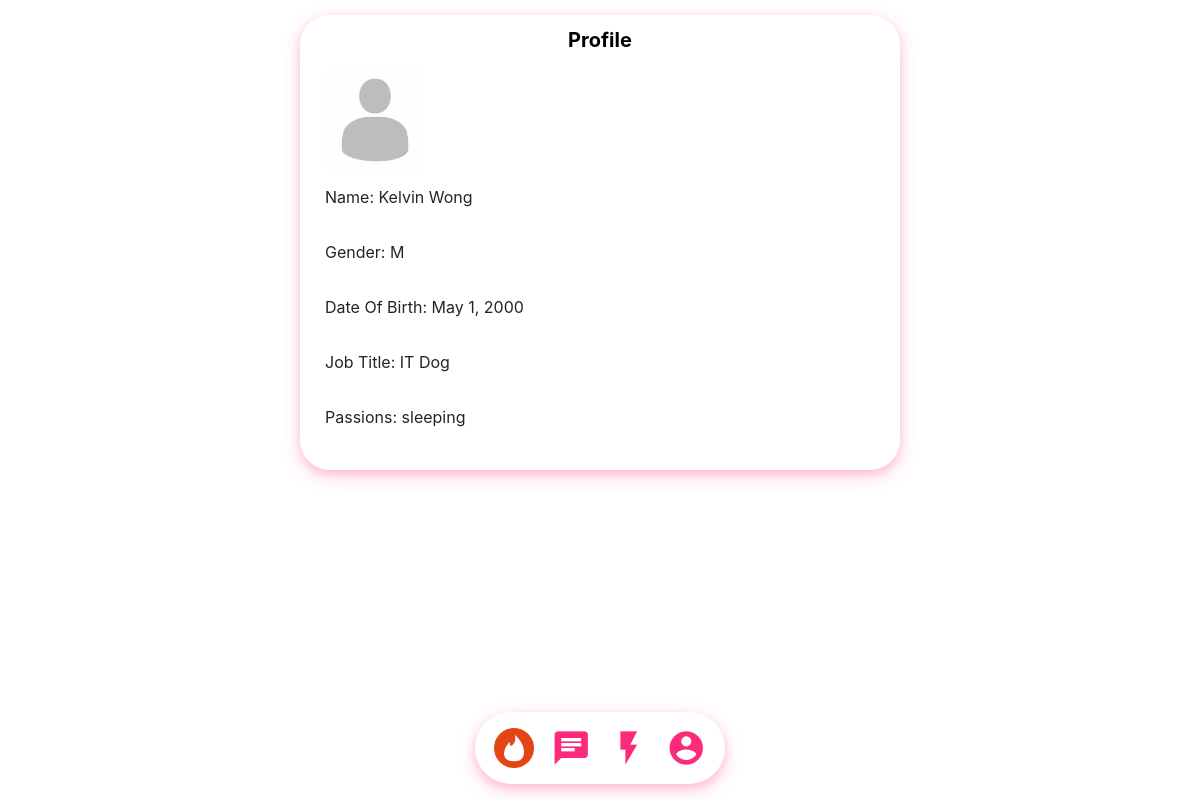
Page /account/profile/ (signed in) on the committed database.
### account/models.py (models this page shows, shortened)
class Account(AbstractBaseUser):
    email = models.EmailField(verbose_name="email", max_length=64, unique=True)
    username = models.CharField(max_length=32, unique=True)
    date_joined = models.DateTimeField(verbose_name='date joined', auto_now_add=True)
    last_login = models.DateTimeField(verbose_name='last login', auto_now=True)
    is_admin = models.BooleanField(default=False)
    is_active = models.BooleanField(default=True)
    is_staff = models.BooleanField(default=False)
    is_superuser = models.BooleanField(default=False)
    USERNAME_FIELD = 'email'
    REQUIRED_FIELDS = ['username']
    objects = AccountManager()

class Profile(models.Model):
    GENDER_CHOICES = (
        ('M', 'Male'),
        ('F', 'Female'),
        ('U', 'Uncertain')
    )
    user = models.OneToOneField(settings.AUTH_USER_MODEL, on_delete=models.CASCADE)
    image = models.ImageField(default='profile_pictures/default.jpg', upload_to='profile_pictures')
    first_name = models.CharField(default=None, null=True, max_length=64)
    last_name = models.CharField(default=None, null=True, max_length=64)
    gender = models.CharField(default=None, null=True, max_length=1, choices=GENDER_CHOICES)
    date_of_birth = models.DateField(default=None, null=True, help_text='YYYY-MM-DD')
    job_title = models.CharField(default=None, null=True, max_length=128)
    passions = models.CharField(default=None, null=True, max_length=256, help_text='hiking, outdoors, cat lover')

### account/views.py (the view)
# urls.py: path('profile/', account.views.ProfileView.as_view(), name='profile'),
class ProfileView(View):
    def get(self, request):
        return render(request, 'profile.html', {})

### account/templates/profile.html (shortened to what this page needs)
{% extends 'base.html' %}
{% block content %}
<div class="container">
    {% if user.is_authenticated %}
        <div class="profile d-flex flex-column">
            <span class="text-center title">Profile</span>
            <img class="profile-image" src="{{user.profile.image.url}}">
            {% if not user.profile.first_name or not user.profile.last_name or not user.profile.gender or not user.profile.date_of_birth or not user.profile.job_title or not user.profile.passions %}
            <p>The profile is not fully set up yet. Please update your profile.</p>
            {% else %}
            <p>Name: {{user.profile.first_name}} {{user.profile.last_name}}</p>
            <p>Gender: {{user.profile.gender}}</p>
            <p>Date Of Birth: {{user.profile.date_of_birth}}</p>
            <p>Job Title: {{user.profile.job_title}}</p>
            <p>Passions: {{user.profile.passions}}</p>
            {% endif %}
        </div>
    {% else %}
        <div class="greeting-message">
            Hi, anonymous. Please register an account first!
        </div>
    {% endif %}
</div>
{% endblock content %}

### rows in the picture
Account: profile.image (placeholder picture), profile.first_name "Kelvin", profile.last_name "Wong", profile.gender "M", profile.date_of_birth "May 1, 2000", profile.job_title "IT Dog", profile.passions "sleeping"
